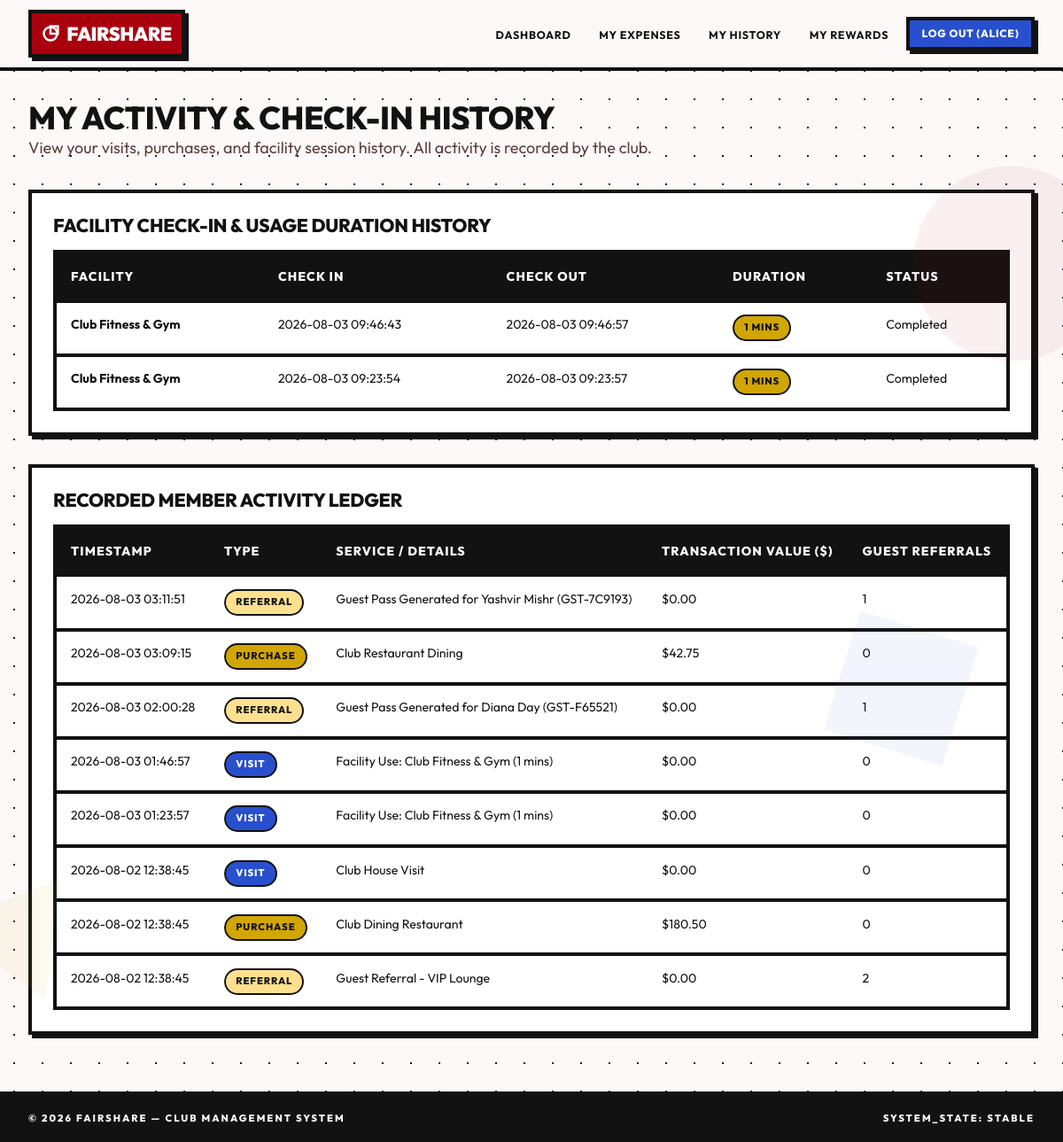
/member/activity (signed in), run on an earlier commit of the app's database.
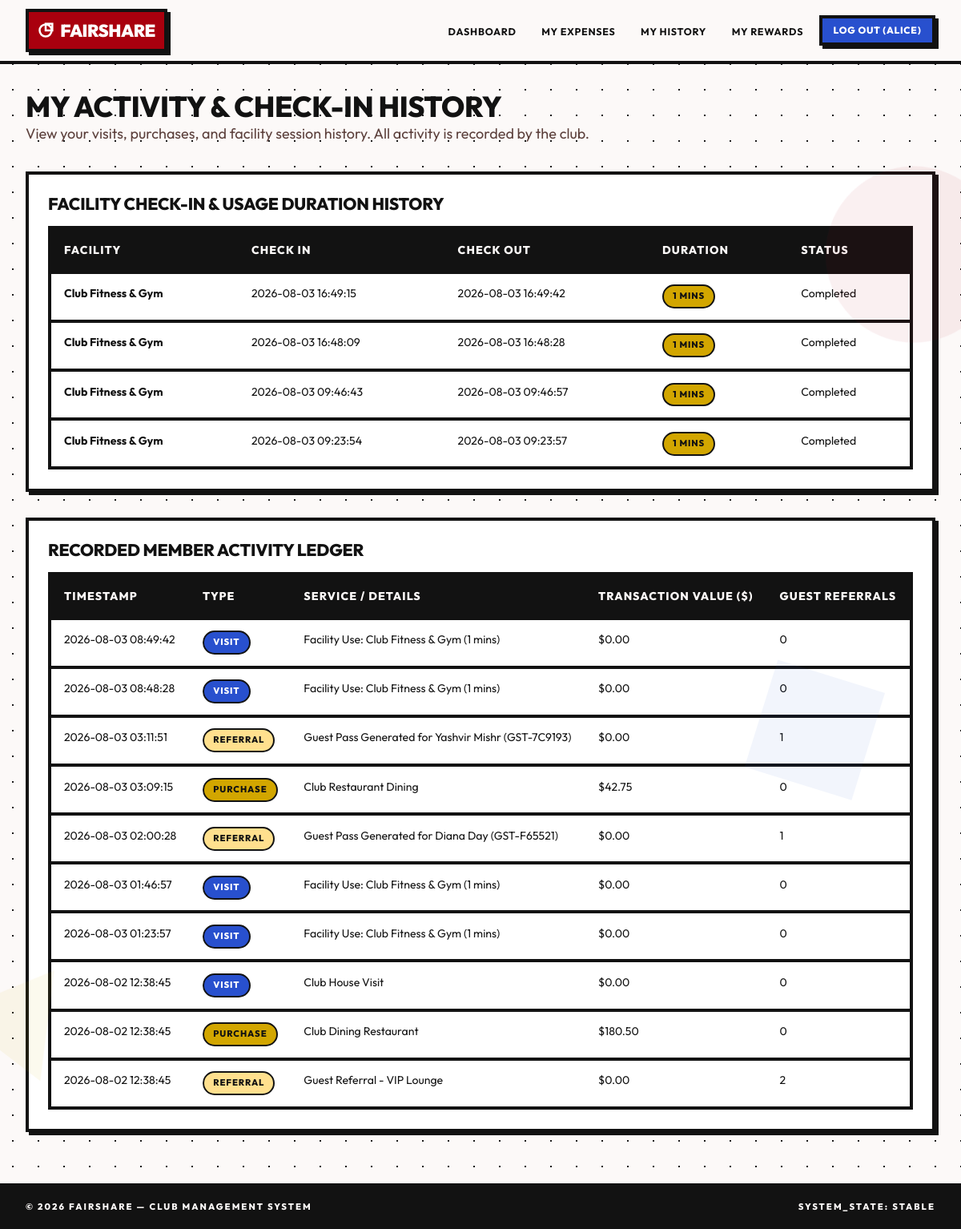
And on a later commit of the database.
### tables this page shows
CREATE TABLE users (
            id INTEGER PRIMARY KEY AUTOINCREMENT,
            username TEXT UNIQUE NOT NULL,
            password_hash TEXT NOT NULL,
            role TEXT NOT NULL CHECK(role IN ('member', 'admin')),
            created_at TIMESTAMP DEFAULT CURRENT_TIMESTAMP
        );

CREATE TABLE facility_checkins (
            id INTEGER PRIMARY KEY AUTOINCREMENT,
            member_id INTEGER NOT NULL,
            facility_name TEXT NOT NULL,
            check_in_time TIMESTAMP NOT NULL,
            check_out_time TIMESTAMP,
            duration_minutes INTEGER DEFAULT 0,
            status TEXT DEFAULT 'active' CHECK(status IN ('active', 'completed')), guest_id INTEGER REFERENCES guest_ids(id) ON DELETE CASCADE,
            FOREIGN KEY (member_id) REFERENCES members (id) ON DELETE CASCADE
        );

CREATE TABLE activities (
            id INTEGER PRIMARY KEY AUTOINCREMENT,
            member_id INTEGER NOT NULL,
            activity_type TEXT NOT NULL CHECK(activity_type IN ('visit', 'purchase', 'referral', 'facility')),
            service_name TEXT NOT NULL,
            transaction_value REAL DEFAULT 0.0,
            guest_count INTEGER DEFAULT 0,
            created_at TIMESTAMP DEFAULT CURRENT_TIMESTAMP,
            FOREIGN KEY (member_id) REFERENCES members (id) ON DELETE CASCADE
        );

### main.py (the view)
@app.route('/member/activity')
@login_required
def member_activity():
    conn = get_db()
    cursor = conn.cursor()
    cursor.execute("SELECT id FROM members WHERE user_id = ?", (session['user_id'],))
    member = cursor.fetchone()
    cursor.execute('''
        SELECT * FROM activities WHERE member_id = ? ORDER BY created_at DESC
    ''', (member['id'],))
    activities = cursor.fetchall()
    cursor.execute('''
        SELECT * FROM facility_checkins WHERE member_id = ? AND guest_id IS NULL ORDER BY check_in_time DESC
    ''', (member['id'],))
    checkins = cursor.fetchall()
    conn.close()
    return render_template('member/activity.html', activities=activities, checkins=checkins)

### database.py (called while the page is built)
def get_db():
    db_path = Config.DATABASE
    os.makedirs(os.path.dirname(db_path), exist_ok=True)
    conn = sqlite3.connect(db_path)
    conn.row_factory = sqlite3.Row
    conn.execute("PRAGMA foreign_keys = ON;")
    return conn

### main.py (called while the page is built)
@app.after_request
def add_header(response):
    if app.debug:
        response.headers['Cache-Control'] = 'no-cache, no-store, must-revalidate'
    else:
        response.headers['Cache-Control'] = 'public, max-age=3600'
    return response

def login_required(f):
    @functools.wraps(f)
    def decorated_function(*args, **kwargs):
        if 'user_id' not in session:
            flash('Please log in to access this page.', 'warning')
            return redirect(url_for('login'))
        return f(*args, **kwargs)
    return decorated_function

@app.context_processor
def inject_user():
    user = None
    member = None
    guest = None
    if 'user_id' in session:
        conn = get_db()
        cursor = conn.cursor()
        cursor.execute("SELECT id, username, role FROM users WHERE id = ?", (session['user_id'],))
        user = cursor.fetchone()
        if user and user['role'] == 'member':
            cursor.execute("SELECT * FROM members WHERE user_id = ?", (user['id'],))
            member = cursor.fetchone()
        conn.close()
    if 'guest_id' in session:
        conn = get_db()
        cursor = conn.cursor()
        cursor.execute("SELECT id, guest_name, guest_code FROM guest_ids WHERE id = ?", (session['guest_id'],))
        guest = cursor.fetchone()
        conn.close()
    return dict(current_user=user, current_member=member, current_guest=guest)

### templates/member/activity.html (shortened to what this page needs)
{% extends "base.html" %}
{% block content %}
<div style="margin-bottom: 2rem;">
  <h1>My Activity & Check-In History</h1>
  <p style="color: var(--text-muted);">View your visits, purchases, and facility session history. All activity is recorded by the club.</p>
</div>
<div class="card" style="margin-bottom: 2rem;">
  <h3>Facility Check-In & Usage Duration History</h3>
  <div class="table-container" style="margin-top: 1rem;">
    <table class="table">
      <thead>
        <tr>
          <th>Facility</th>
          <th>Check In</th>
          <th>Check Out</th>
          <th>Duration</th>
          <th>Status</th>
        </tr>
      </thead>
      <tbody>
        {% for chk in checkins %}
          <tr>
            <td><strong>{{ chk.facility_name }}</strong></td>
            <td>{{ chk.check_in_time }}</td>
            <td>{{ chk.check_out_time or 'In Progress' }}</td>
            <td>
              {% if chk.duration_minutes > 0 %}
                <span class="badge badge-emerald">{{ chk.duration_minutes }} mins</span>
              {% else %}
                <span class="badge badge-amber">Active</span>
              {% endif %}
            </td>
            <td>{{ chk.status|capitalize }}</td>
          </tr>
        {% else %}
          <tr><td colspan="5" style="text-align:center; color: var(--text-dim);">No facility check-in logs recorded.</td></tr>
        {% endfor %}
      </tbody>
    </table>
  </div>
</div>
<div class="card">
  <h3>Recorded Member Activity Ledger</h3>
  <div class="table-container" style="margin-top: 1rem;">
    <table class="table">
      <thead>
        <tr>
          <th>Timestamp</th>
          <th>Type</th>
          <th>Service / Details</th>
          <th>Transaction Value ($)</th>
          <th>Guest Referrals</th>
        </tr>
      </thead>
      <tbody>
        {% for act in activities %}
          <tr>
            <td>{{ act.created_at }}</td>
            <td>
              {% if act.activity_type == 'visit' %}
                <span class="badge badge-blue">Visit</span>
              {% elif act.activity_type == 'purchase' %}
                <span class="badge badge-emerald">Purchase</span>
              {% elif act.activity_type == 'referral' %}
                <span class="badge badge-amber">Referral</span>
              {% else %}
                <span class="badge badge-purple">Facility</span>
              {% endif %}
            </td>
            <td>{{ act.service_name }}</td>
            <td>${{ "%.2f"|format(act.transaction_value) }}</td>
            <td>{{ act.guest_count }}</td>
          </tr>
        {% else %}
          <tr><td colspan="5" style="text-align:center; color: var(--text-dim);">No activities logged yet.</td></tr>
        {% endfor %}
      </tbody>
    </table>
  </div>
</div>
{% endblock %}

### templates/base.html (shortened to what this page needs)
<!DOCTYPE html>
<html lang="en">
<head>
  <link rel="stylesheet" href="{{ url_for('static', filename='css/styles.css') }}?v=13">
</head>
<body>
  <nav class="navbar">
    <div class="navbar-container">
      <a href="{% if current_user %}{% if current_user.role == 'admin' %}{{ url_for('admin_dashboard') }}{% else %}{{ url_for('member_dashboard') }}{% endif %}{% else %}{{ url_for('index') }}{% endif %}" class="brand-logo">
        <svg width="20" height="20" viewBox="0 0 24 24" fill="none" stroke="currentColor" stroke-width="3" stroke-linecap="square">
          <circle cx="12" cy="12" r="9"></circle>
          <rect x="12" y="2" width="10" height="10"></rect>
        </svg>
        FairShare
      </a>
      <ul class="nav-links" id="nav-links">
        {% if current_user %}
          {% if current_user.role == 'admin' %}
            <li><a href="{{ url_for('admin_dashboard') }}" class="nav-link">Dashboard</a></li>
            <li><a href="{{ url_for('admin_members') }}" class="nav-link">Members</a></li>
            <li><a href="{{ url_for('admin_activity') }}" class="nav-link">Activity</a></li>
          {% else %}
            <li><a href="{{ url_for('member_dashboard') }}" class="nav-link">Dashboard</a></li>
            <li><a href="{{ url_for('member_expenses') }}" class="nav-link">My Expenses</a></li>
            <li><a href="{{ url_for('member_activity') }}" class="nav-link">My History</a></li>
            <li><a href="{{ url_for('member_rewards') }}" class="nav-link">My Rewards</a></li>
          {% endif %}
          <li><a href="{{ url_for('logout') }}" class="btn btn-secondary btn-sm">Log Out ({{ current_user.username }})</a></li>
        {% else %}
          <li><a href="{{ url_for('login') }}" class="btn btn-primary btn-sm">Log In</a></li>
        {% endif %}
      </ul>
    </div>
  </nav>
  <main class="main-content">
    {% block content %}{% endblock %}
  </main>
  <footer>
    <span>&copy; 2026 FairShare — Club Management System</span>
    <span>SYSTEM_STATE: STABLE</span>
  </footer>
</body>
</html>

What changed in the data, as far as the page shows it:
added facility_checkins: facility_name "Club Fitness & Gym", check_in_time "2026-08-03 16:49:15", check_out_time "2026-08-03 16:49:42", duration_minutes "1", status "Completed"
added facility_checkins: facility_name "Club Fitness & Gym", check_in_time "2026-08-03 16:48:09", check_out_time "2026-08-03 16:48:28", duration_minutes "1", status "Completed"
added activities: created_at "2026-08-03 08:49:42", activity_type "VISIT", service_name "Facility Use: Club Fitness & Gym (1 mins)", transaction_value "0.00", guest_count "0"
added activities: created_at "2026-08-03 08:48:28", activity_type "VISIT", service_name "Facility Use: Club Fitness & Gym (1 mins)", transaction_value "0.00", guest_count "0"
